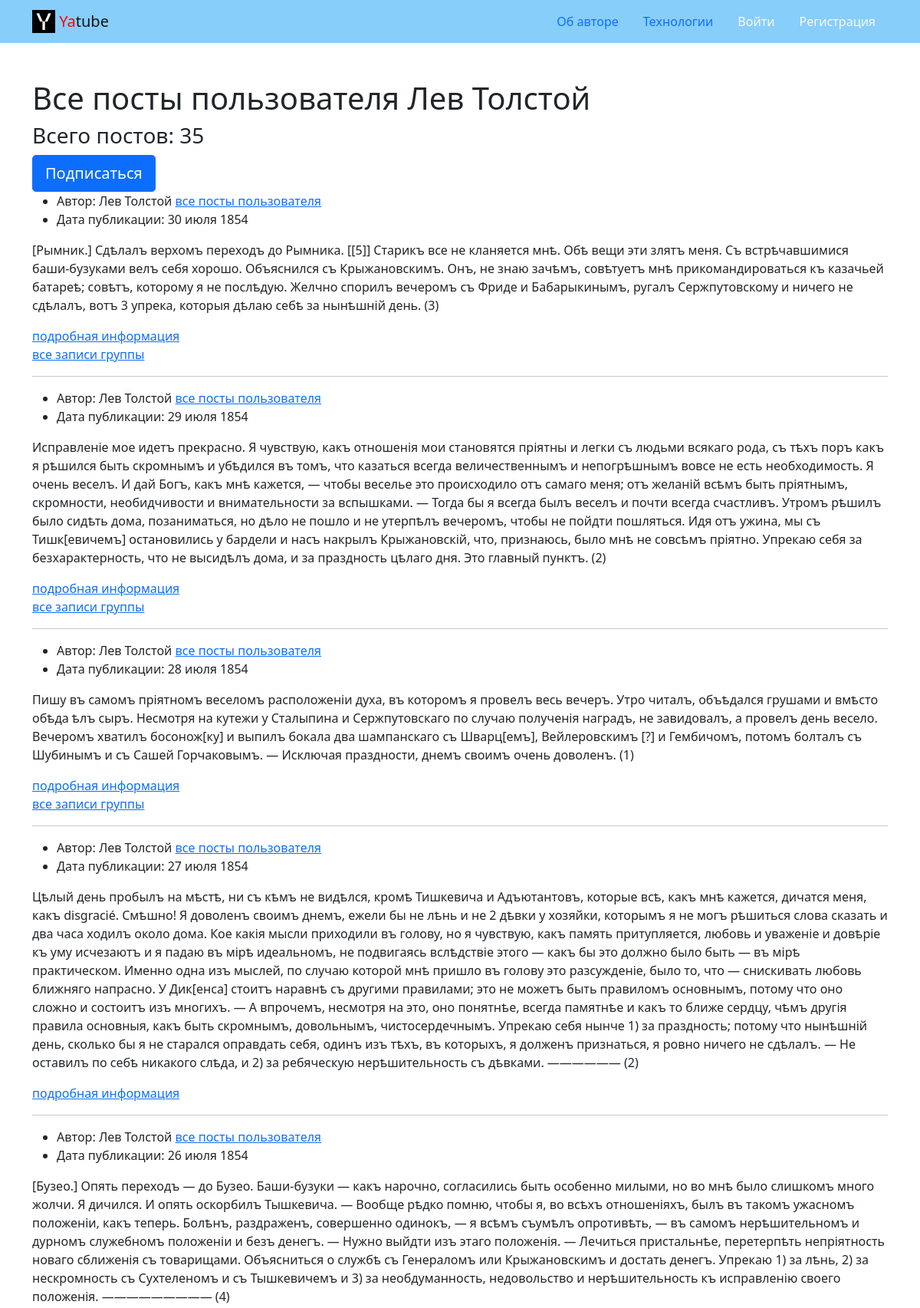
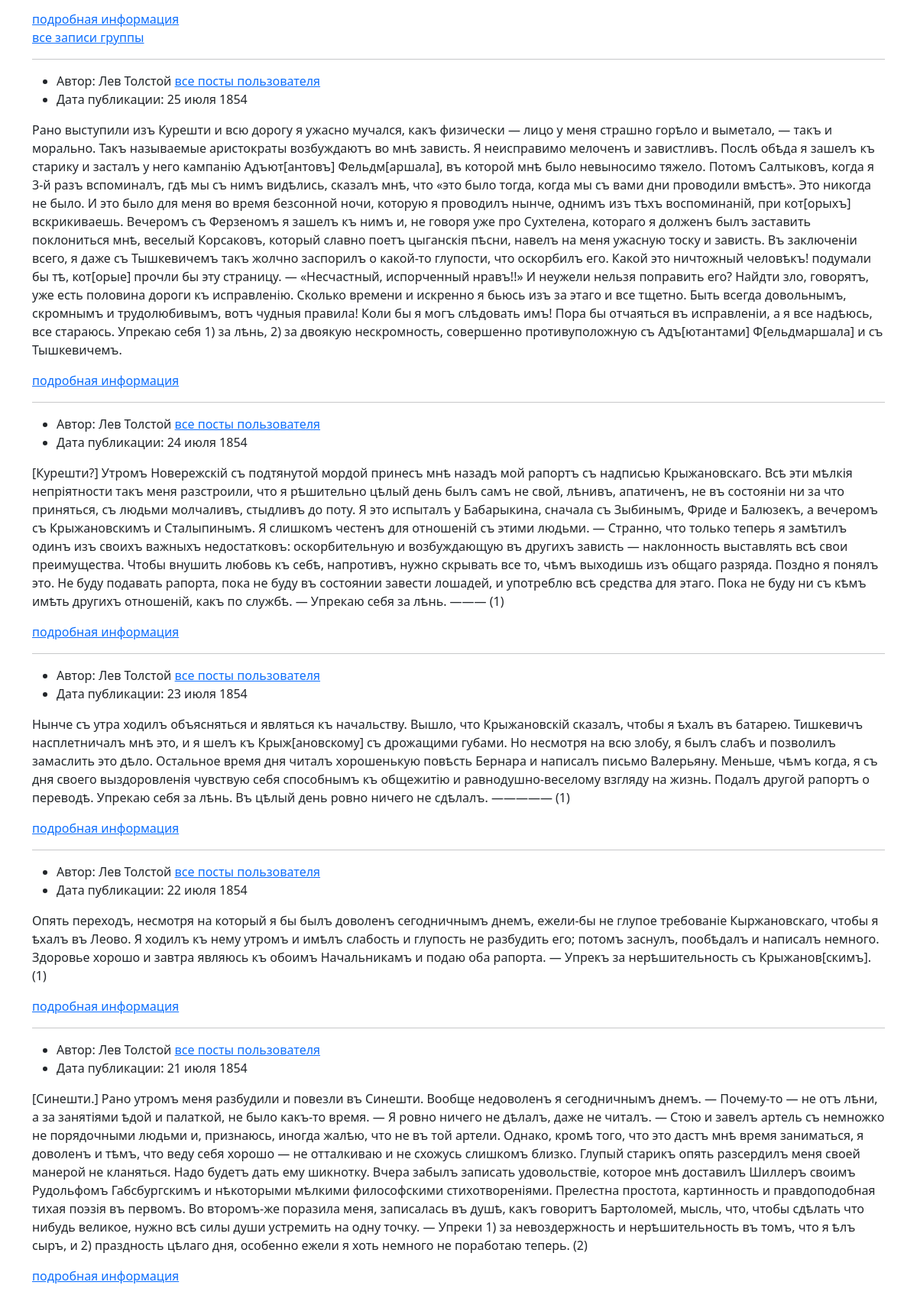
The page /profile/leo/ (upper part) on the database its author committed (2 pictures, top to bottom).
### posts/models.py (models this page shows, shortened)
class Post(CreatedModel):
    text = models.TextField(
        'Текст поста',
        help_text='Введите текст поста'
    )
    author = models.ForeignKey(
        User,
        on_delete=models.CASCADE,
        related_name='posts',
        verbose_name='Автор'
    )
    group = models.ForeignKey(
        Group,
        blank=True,
        null=True,
        on_delete=models.SET_NULL,
        related_name='posts',
        verbose_name='Группа',
        help_text='Группа, к которой будет относиться пост'
    )
    image = models.ImageField(
        'Картинка',
        upload_to='posts/',
        blank=True
    )
    class Meta:
        ordering = ('-pub_date',)
        verbose_name = 'Пост'
        verbose_name_plural = 'Посты'

### posts/views.py (the view)
# urls.py: path('profile/<str:username>/', views.profile, name='profile'),
def profile(request, username):
    author = get_object_or_404(User, username=username)
    post_list = Post.objects.select_related('group').filter(
        author_id=author.id)
    page_obj = posts_paginator(request, post_list, POSTS_PER_PAGE)
    following = False
    if request.user.is_authenticated:
        follow = Follow.objects.filter(author=author, user=request.user)
        if follow.count() > 0:
            following = True
    context = {
        'page_obj': page_obj,
        'author': author,
        'following': following,
    }
    return render(request, 'posts/profile.html', context)

### core/context_processors/year.py (called while the page is built)
def year(request):
    return {
        'year': datetime.datetime.now().year
    }

### posts/utils.py (called while the page is built)
def posts_paginator(request, post_list: QuerySet, posts_count: int):
    paginator = Paginator(post_list, posts_count)
    page_number = request.GET.get('page')
    page_obj = paginator.get_page(page_number)
    return page_obj

### templates/posts/profile.html (shortened to what this page needs)
{% extends 'base.html' %}
{% block header %}Все посты пользователя {{ author.get_full_name }} {% endblock %}
{% block content %}
  <h3>Всего постов: {{ page_obj.paginator.count }}</h3>
  {% if following %}
    <a
        class="btn btn-lg btn-light"
        href="{% url 'posts:profile_unfollow' author.username %}" role="button"
    >
      Отписаться
    </a>
  {% else %}
    <a
        class="btn btn-lg btn-primary"
        href="{% url 'posts:profile_follow' author.username %}" role="button"
    >
      Подписаться
    </a>
  {% endif %}
  {% for post in page_obj %}
    <article>
      {% include 'posts/includes/post_text.html' %}
    </article>
    {% if post.group %}
      <a href="{% url 'posts:group_list' post.group.slug %}">все записи группы</a>
    {% endif %}
    {% if not forloop.last %}
      <hr>
    {% endif %}
  {% endfor %}
{% endblock %}

### templates/posts/includes/post_text.html (shortened to what this page needs)
{% load thumbnail %}
<article>
  <ul>
    <li>
      Автор: {{ post.author.get_full_name }}
      <a href="{% url 'posts:profile' post.author.username %}">все посты пользователя</a>
    </li>
    <li>
      Дата публикации: {{ post.pub_date|date:"d E Y" }}
    </li>
  </ul>
  <p>{{ post.text }}</p>
  <a href="{% url 'posts:post_detail' post.id %}">подробная информация</a>
</article>

### rows shown on the page
Post: author.get_full_name "Лев Толстой", pub_date "30 июля 1854", text "[Рымник.] Сдѣлалъ верхомъ переходъ до Рымника. [[5]] Старикъ все не кланяется мнѣ. Обѣ вещи эти злятъ меня. Съ встрѣчавшимися баши-бузуками велъ себя хорошо. Объяснился съ Крыжановскимъ. Онъ, не знаю зачѣмъ, совѣтуетъ мнѣ прикомандироваться къ казачьей батареѣ; совѣтъ, которому я не послѣдую. Желчно спорилъ вечеромъ съ Фриде и Бабарыкинымъ, ругалъ Сержпутовскому и ничего не сдѣлалъ, вотъ 3 упрека, которыя дѣлаю себѣ за нынѣшній день. (3)", shows "все записи группы"
Post: author.get_full_name "Лев Толстой", pub_date "29 июля 1854", text "Исправленіе мое идетъ прекрасно. Я чувствую, какъ отношенія мои становятся пріятны и легки съ людьми всякаго рода, съ тѣхъ поръ какъ я рѣшился быть скромнымъ и убѣдился въ томъ, что казаться всегда величественнымъ и непогрѣшнымъ вовсе не есть необходимость. Я очень веселъ. И дай Богъ, какъ мнѣ кажется, — чтобы веселье это происходило отъ самаго меня; отъ желаній всѣмъ быть пріятнымъ, скромности, необидчивости и внимательности за вспышками. — Тогда бы я всегда былъ веселъ и почти всегда счастливъ. Утромъ рѣшилъ было сидѣть дома, позаниматься, но дѣло не пошло и не утерпѣлъ вечеромъ, чтобы не пойдти пошляться. Идя отъ ужина, мы съ Тишк[евичемъ] остановились у бардели и насъ накрылъ…", shows "все записи группы"
Post: author.get_full_name "Лев Толстой", pub_date "28 июля 1854", text "Пишу въ самомъ пріятномъ веселомъ расположеніи духа, въ которомъ я провелъ весь вечеръ. Утро читалъ, объѣдался грушами и вмѣсто обѣда ѣлъ сыръ. Несмотря на кутежи у Сталыпина и Сержпутовскаго по случаю полученія наградъ, не завидовалъ, а провелъ день весело. Вечеромъ хватилъ босонож[ку] и выпилъ бокала два шампанскаго съ Шварц[емъ], Вейлеровскимъ [?] и Гембичомъ, потомъ болталъ съ Шубинымъ и съ Сашей Горчаковымъ. — Исключая праздности, днемъ своимъ очень доволенъ. (1)", shows "все записи группы"
Post: author.get_full_name "Лев Толстой", pub_date "27 июля 1854", text "Цѣлый день пробылъ на мѣстѣ, ни съ кѣмъ не видѣлся, кромѣ Тишкевича и Адъютантовъ, которые всѣ, какъ мнѣ кажется, дичатся меня, какъ disgracié. Смѣшно! Я доволенъ своимъ днемъ, ежели бы не лѣнь и не 2 дѣвки у хозяйки, которымъ я не могъ рѣшиться слова сказать и два часа ходилъ около дома. Кое какія мысли приходили въ голову, но я чувствую, какъ память притупляется, любовь и уваженіе и довѣріе къ уму исчезаютъ и я падаю въ мірѣ идеальномъ, не подвигаясь вслѣдствіе этого — какъ бы это должно было быть — въ мірѣ практическом. Именно одна изъ мыслей, по случаю которой мнѣ пришло въ голову это разсужденіе, было то, что — снискивать любовь ближняго напрасно. У Дик[енса] стоитъ наравнѣ съ другими…"
Post: author.get_full_name "Лев Толстой", pub_date "26 июля 1854", text "[Бузео.] Опять переходъ — до Бузео. Баши-бузуки — какъ нарочно, согласились быть особенно милыми, но во мнѣ было слишкомъ много жолчи. Я дичился. И опять оскорбилъ Тышкевича. — Вообще рѣдко помню, чтобы я, во всѣхъ отношеніяхъ, былъ въ такомъ ужасномъ положеніи, какъ теперь. Болѣнъ, раздраженъ, совершенно одинокъ, — я всѣмъ съумѣлъ опротивѣть, — въ самомъ нерѣшительномъ и дурномъ служебномъ положеніи и безъ денегъ. — Нужно выйдти изъ этаго положенія. — Лечиться пристальнѣе, перетерпѣть непріятность новаго сближенія съ товарищами. Объясниться о службѣ съ Генераломъ или Крыжановскимъ и достать денегъ. Упрекаю 1) за лѣнь, 2) за нескромность съ Сухтеленомъ и съ Тышкевичемъ и 3) за…", shows "все записи группы"
Post: author.get_full_name "Лев Толстой", pub_date "25 июля 1854", text "Рано выступили изъ Курешти и всю дорогу я ужасно мучался, какъ физически — лицо у меня страшно горѣло и выметало, — такъ и морально. Такъ называемые аристократы возбуждаютъ во мнѣ зависть. Я неисправимо мелоченъ и завистливъ. Послѣ обѣда я зашелъ къ старику и засталъ у него кампанію Адъют[антовъ] Фельдм[аршала], въ которой мнѣ было невыносимо тяжело. Потомъ Салтыковъ, когда я 3-й разъ вспоминалъ, гдѣ мы съ нимъ видѣлись, сказалъ мнѣ, что «это было тогда, когда мы съ вами дни проводили вмѣстѣ». Это никогда не было. И это было для меня во время безсонной ночи, которую я проводилъ нынче, однимъ изъ тѣхъ воспоминаній, при кот[орыхъ] вскрикиваешь. Вечеромъ съ Ферзеномъ я зашелъ къ нимъ и, не…"
Post: author.get_full_name "Лев Толстой", pub_date "24 июля 1854", text "[Курешти?] Утромъ Новережскій съ подтянутой мордой принесъ мнѣ назадъ мой рапортъ съ надписью Крыжановскаго. Всѣ эти мѣлкія непріятности такъ меня разстроили, что я рѣшительно цѣлый день былъ самъ не свой, лѣнивъ, апатиченъ, не въ состояніи ни за что приняться, съ людьми молчаливъ, стыдливъ до поту. Я это испыталъ у Бабарыкина, сначала съ Зыбинымъ, Фриде и Балюзекъ, а вечеромъ съ Крыжановскимъ и Сталыпинымъ. Я слишкомъ честенъ для отношеній съ этими людьми. — Странно, что только теперь я замѣтилъ одинъ изъ своихъ важныхъ недостатковъ: оскорбительную и возбуждающую въ другихъ зависть — наклонность выставлять всѣ свои преимущества. Чтобы внушить любовь къ себѣ, напротивъ, нужно скрывать все…"
Post: author.get_full_name "Лев Толстой", pub_date "23 июля 1854", text "Нынче съ утра ходилъ объясняться и являться къ начальству. Вышло, что Крыжановскій сказалъ, чтобы я ѣхалъ въ батарею. Тишкевичъ насплетничалъ мнѣ это, и я шелъ къ Крыж[ановскому] съ дрожащими губами. Но несмотря на всю злобу, я былъ слабъ и позволилъ замаслить это дѣло. Остальное время дня читалъ хорошенькую повѣсть Бернара и написалъ письмо Валерьяну. Меньше, чѣмъ когда, я съ дня своего выздоровленія чувствую себя способнымъ къ общежитію и равнодушно-веселому взгляду на жизнь. Подалъ другой рапортъ о переводѣ. Упрекаю себя за лѣнь. Въ цѣлый день ровно ничего не сдѣлалъ. ————— (1)"
Post: author.get_full_name "Лев Толстой", pub_date "22 июля 1854", text "Опять переходъ, несмотря на который я бы былъ доволенъ сегодничнымъ днемъ, ежели-бы не глупое требованіе Кыржановскаго, чтобы я ѣхалъ въ Леово. Я ходилъ къ нему утромъ и имѣлъ слабость и глупость не разбудить его; потомъ заснулъ, пообѣдалъ и написалъ немного. Здоровье хорошо и завтра являюсь къ обоимъ Начальникамъ и подаю оба рапорта. — Упрекъ за нерѣшительность съ Крыжанов[скимъ]. (1)"
Post: author.get_full_name "Лев Толстой", pub_date "21 июля 1854", text "[Синешти.] Рано утромъ меня разбудили и повезли въ Синешти. Вообще недоволенъ я сегодничнымъ днемъ. — Почему-то — не отъ лѣни, а за занятіями ѣдой и палаткой, не было какъ-тο время. — Я ровно ничего не дѣлалъ, даже не читалъ. — Стою и завелъ артель съ немножко не порядочными людьми и, признаюсь, иногда жалѣю, что не въ той артели. Однако, кромѣ того, что это дастъ мнѣ время заниматься, я доволенъ и тѣмъ, что веду себя хорошо — не отталкиваю и не схожусь слишкомъ близко. Глупый старикъ опять разсердилъ меня своей манерой не кланяться. Надо будетъ дать ему шикнотку. Вчера забылъ записать удовольствіе, которое мнѣ доставилъ Шиллеръ своимъ Рудольфомъ Габсбургскимъ и нѣкоторыми мѣлкими…"

### other values the page prints
{{ author.get_full_name }} "Лев Толстой"
{{ page_obj.paginator.count }} "35"
